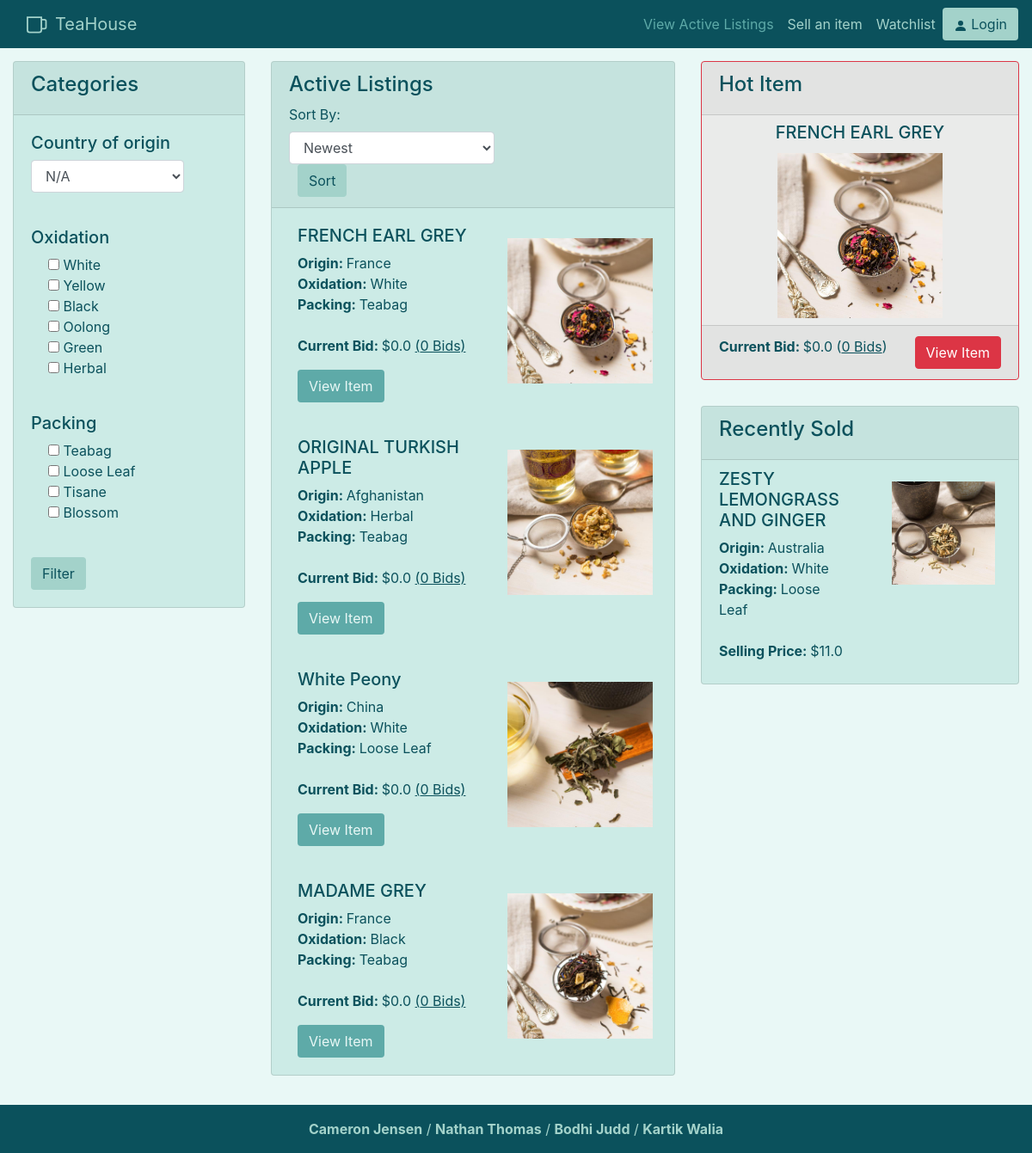
The page / on the database its author committed.
### auction/models.py (models this page shows)
class auctionListing(db.Model):
    __tablename__ = 'auctionListing'
    __table_args__ = {'extend_existing': True}
    id = db.Column(db.Integer, primary_key=True)
    user_id = db.Column(db.Integer, db.ForeignKey('users.id'), nullable=False)
    start_time = db.Column(db.DateTime, default=datetime.now(), nullable=False)
    end_time = db.Column(db.DateTime, nullable=False)
    starting_bid = db.Column(db.Float, nullable=False) #make 0 minimum
    current_bid = db.Column(db.Float, nullable=False) #same as above
    photos_url = db.Column(db.String())
    description = db.Column(db.String(255))
    weight = db.Column(db.Float, nullable=False)
    title = db.Column(db.String(100), nullable=False)
    tea_name = db.Column(db.String(60), nullable=False)
    origin_country = db.Column(db.String(60), nullable=False)
    oxidation = db.Column(db.String(60), nullable=False)
    packing = db.Column(db.String(60), nullable=False)
    bid_status = db.Column(db.Integer, nullable=False)
    total_bids = db.Column(db.Integer, nullable=False)

### auction/views.py (the view)
@bp.route('/')
def index():
    allActives = auctionListing.query.filter_by(bid_status = 1).order_by(desc(auctionListing.start_time))
    if(len(request.args)>0):
        auctionItems = eval(f"auctionListing.query.filter_by(bid_status = 1){getURLParams(request)}.order_by({getSortOrder(request)})")
    else:
        auctionItems = allActives
    hotItem = allActives.filter_by(bid_status = 1).order_by(desc(auctionListing.total_bids)).first()
    recentlySold = auctionListing.query.filter(auctionListing.current_bid != 0).filter_by(bid_status = 0).order_by(desc(auctionListing.end_time)).first()
    return render_template('index.html', items = auctionItems, hotItem = hotItem, recentlySold = recentlySold)

### auction/templates/index.html (shortened to what this page needs)
{% extends 'base.html' %}
{% block content %}
    <div style="margin:auto;padding-top:15px" class="row">
        <div class="col-lg-3">
            <div class="card">
                <div class="card-header">
                    <h4>Categories</h4>
                </div>
                <form>
                    <div id="categories" class="row">
                        <div class="col-lg-10">
                            <article class="card-group-item">
                                <div class="card-body">
                                    <h5>Country of origin</h5>
                                    <select id="originInput" name="originInput" class="form-control">
                                        <option value="null">N/A</option>
                                    </select>
                                </div>
                            </article>
                        </div>
                        <div class="col-lg-10">
                            <article class="card-group-item">
                                <div class="card-body">
                                    <h5>Oxidation</h5>
                                    <div class="formCheck">
                                        <input type="checkbox" name="White" id="WhiteFilter">
                                        <label class="form-check-label" for="WhiteFilter">White</label>
                                    </div>
                                    <div class="formCheck">
                                        <input type="checkbox" name="Yellow" id="YellowFilter">
                                        <label class="form-check-label" for="YellowFilter">Yellow</label>
                                    </div>
                                    <div class="formCheck">
                                        <input type="checkbox" name="Black" id="BlackFilter">
                                        <label class="form-check-label" for="BlackFilter">Black</label>
                                    </div>
                                    <div class="formCheck">
                                        <input type="checkbox" name="Oolong" id="OolongFilter">
                                        <label class="form-check-label" for="OolongFilter">Oolong</label>
                                    </div>
                                    <div class="formCheck">
                                        <input type="checkbox" name="Green" id="GreenFilter">
                                        <label class="form-check-label" for="GreenFilter">Green</label>
                                    </div>
                                    <div class="formCheck">
                                        <input type="checkbox" name="Herbal" id="HerbalFilter">
                                        <label class="form-check-label" for="HerbalFilter">Herbal</label>
                                    </div>
                                </div>
                            </article>
                        </div>
                        <div class="col-lg-10">
                            <article class="card-group-item">
                                <div class="card-body">
                                    <h5>Packing</h5>
                                    <div class="formCheck">
                                        <input type="checkbox" name="Teabag" id="bagFilter">
                                        <label class="form-check-label" for="bagFilter">Teabag</label>
                                    </div>
                                    <div class="formCheck">
                                        <input type="checkbox" name="Loose Leaf" id="looseFilter">
                                        <label class="form-check-label" for="looseFilter">Loose Leaf</label>
                                    </div>
                                    <div class="formCheck">
                                        <input type="checkbox" name="Tisane" id="TisaneFilter">
                                        <label class="form-check-label" for="TisaneFilter">Tisane</label>
                                    </div>
                                    <div class="formCheck">
                                        <input type="checkbox" name="Blossom" id="BlossomFilter">
                                        <label class="form-check-label" for="BlossomFilter">Blossom</label>
                                    </div>
                                </div>
                            </article>
                            <article class="card-group-item">
                                <div class="card-body">
                            <input type="submit" class="btn btn-default" value="Filter">
                                </div>
                            </article>
                        </div>
                    </div>
            </div>
            <div style="height: 30px;"></div>
        </div>
        <div class="col-lg-5">
            <div class="listing card">
                <div class="card-header">
                    <h4>Active Listings </h4>
                        <label style="padding-right:10px;" for="sortBy">Sort By:</label>
                        <select style="width: auto" id="sortBy" name="sortBy" class="form-control">
                            <option value="1">Newest</option>
                        </select>
                        <input style = "margin-left:10px;" type="submit" class="btn btn-default" value="Sort">
                </div>
                {% for item in items %}
                <div class="card-block listed-item">
                    <div class="row">
                        <div class="col">
                            <h5>{{item.title}}</h5>
                            <p><strong>Origin: </strong>{{item.origin_country}}<br>
                                <strong>Oxidation: </strong>{{item.oxidation}}<br>
                                <strong>Packing: </strong>{{item.packing}}<br><br>
                                <strong>Current Bid: </strong>${{item.current_bid}} <u>({{item.total_bids}} Bids)</u>
                            </p>
                            <a href="/tea/{{item.id}}" class="btn btn-default item-btn">View Item</a>
                        </div>
                        <div class="col">
                            <img class="product-img" src="{{item.photos_url}}">
                        </div>
                    </div>
                </div>
                {% endfor %}
            </div>
            <div style="height: 30px;"></div>
        </div>
        <div class="col-sm">
            <div class="hot card border-danger">
                <div class="card-header">
                    <h4>Hot Item</h4>
                </div>
                <h5 class="hot-title card-title">{{hotItem.title}}</h5>
                <img src="{{hotItem.photos_url}}" class="card-img-bottom" alt="{{hotItem.title}}">
                <div class="card-footer">
                    <span><b>Current Bid: </b>${{hotItem.current_bid}} (<u>{{hotItem.total_bids}} Bids</u>)</span><a href="/tea/{{hotItem.id}}" class="hotbtn btn btn-danger">View Item</a>
                </div>
            </div>
            <div style="height: 30px;"></div>
            <div class="recent card">
                <div class="card-header">
                    <h4>Recently Sold</h4>
                </div>
                <div class="card-block recent-item">
                    <div class="row">
                        <div class="col-6">
                            <h5>{{recentlySold.title}}</h5>
                            <p><strong>Origin: </strong>{{recentlySold.origin_country}}<br>
                                <strong>Oxidation: </strong>{{recentlySold.oxidation}}<br>
                                <strong>Packing: </strong>{{recentlySold.packing}}<br><br>
                                <strong>Selling Price: </strong>${{recentlySold.current_bid}}
                            </p>
                        </div>
                        <div class="col">
                            <img class="product-img recent-img" src="{{recentlySold.photos_url}}">
                        </div>
                    </div>
                </div>
            </div>
        </div>
    </div>
{% endblock %}

### auction/static/css/style.css (style rules this page uses)
:root { --main: #5eaaa8; --light: #a3d2ca; --cardcol: #ccebe6; --dark: #0b515c; --darker: #03323a; --beige: #e8ded2; --lighter: #e9f8f6; }
body { background-color: var(--lighter); }
.btn-default { background-color: var(--light); color: var(--dark); }
.item-btn { background-color: var(--main) !important; color: var(--lighter) !important; }
.formCheck { padding-left: 20px; }
.card { background-color: var(--cardcol); color: var(--dark); }
.card-img-bottom { height: 200px; object-fit: contain; padding-bottom: 8px }
.product-img { max-height:200px; max-width:100%; min-height: 91px; height:auto; width:auto; display: block; margin: auto; object-fit: cover; padding: 15px;; }
.recent-img { max-height:150px; }
.listed-item { padding: 20px 10px 20px 30px; min-height: 240px; }
.recent-item { padding: 10px 10px 10px 20px; min-height: 170px; }
.hot { background-color: rgba(253, 0, 0, 0.05); }
.hot-title { text-align: center; padding-top: 8px }
.hotbtn { float: right; }
p,h3 { color: var(--dark) }

### rows shown on the page
auctionListing: title "FRENCH EARL GREY", origin_country "France", oxidation "White", packing "Teabag", current_bid "0.0", total_bids "0", photos_url (picture)
auctionListing: title "ORIGINAL TURKISH APPLE", origin_country "Afghanistan", oxidation "Herbal", packing "Teabag", current_bid "0.0", total_bids "0", photos_url (picture)
auctionListing: title "White Peony", origin_country "China", oxidation "White", packing "Loose Leaf", current_bid "0.0", total_bids "0", photos_url (picture)
auctionListing: title "MADAME GREY", origin_country "France", oxidation "Black", packing "Teabag", current_bid "0.0", total_bids "0", photos_url (picture)
auctionListing: title "ZESTY LEMONGRASS AND GINGER", origin_country "Australia", oxidation "White", packing "Loose Leaf", current_bid "11.0", photos_url (picture)
